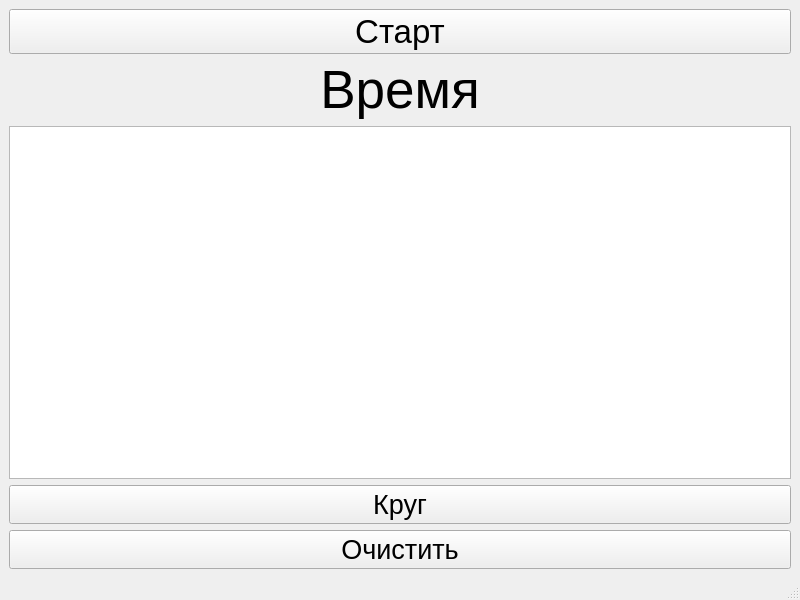
<?xml version="1.0" encoding="UTF-8"?>
<ui version="4.0">
 <class>MainWindow</class>
 <widget class="QMainWindow" name="MainWindow">
  <property name="geometry">
   <rect>
    <x>0</x>
    <y>0</y>
    <width>800</width>
    <height>600</height>
   </rect>
  </property>
  <property name="windowTitle">
   <string>MainWindow</string>
  </property>
  <widget class="QWidget" name="centralwidget">
   <layout class="QVBoxLayout" name="verticalLayout">
    <item>
     <widget class="QPushButton" name="pB_start">
      <property name="font">
       <font>
        <pointsize>25</pointsize>
       </font>
      </property>
      <property name="text">
       <string>Старт</string>
      </property>
     </widget>
    </item>
    <item>
     <widget class="QLabel" name="l_time">
      <property name="font">
       <font>
        <pointsize>40</pointsize>
       </font>
      </property>
      <property name="text">
       <string>Время</string>
      </property>
      <property name="alignment">
       <set>Qt::AlignCenter</set>
      </property>
     </widget>
    </item>
    <item>
     <widget class="QTextBrowser" name="tB_text">
      <property name="font">
       <font>
        <pointsize>15</pointsize>
       </font>
      </property>
     </widget>
    </item>
    <item>
     <widget class="QPushButton" name="pB_round">
      <property name="font">
       <font>
        <pointsize>20</pointsize>
       </font>
      </property>
      <property name="text">
       <string>Круг</string>
      </property>
     </widget>
    </item>
    <item>
     <widget class="QPushButton" name="pB_clear">
      <property name="font">
       <font>
        <pointsize>20</pointsize>
       </font>
      </property>
      <property name="text">
       <string>Очистить</string>
      </property>
     </widget>
    </item>
   </layout>
  </widget>
  <widget class="QMenuBar" name="menubar">
   <property name="geometry">
    <rect>
     <x>0</x>
     <y>0</y>
     <width>800</width>
     <height>25</height>
    </rect>
   </property>
  </widget>
  <widget class="QStatusBar" name="statusbar"/>
 </widget>
 <resources/>
 <connections>
  <connection>
   <sender>pB_clear</sender>
   <signal>clicked()</signal>
   <receiver>tB_text</receiver>
   <slot>clear()</slot>
   <hints>
    <hint type="sourcelabel">
     <x>161</x>
     <y>325</y>
    </hint>
    <hint type="destinationlabel">
     <x>471</x>
     <y>381</y>
    </hint>
   </hints>
  </connection>
  <connection>
   <sender>pB_clear</sender>
   <signal>clicked()</signal>
   <receiver>l_time</receiver>
   <slot>clear()</slot>
   <hints>
    <hint type="sourcelabel">
     <x>161</x>
     <y>325</y>
    </hint>
    <hint type="destinationlabel">
     <x>691</x>
     <y>117</y>
    </hint>
   </hints>
  </connection>
 </connections>
</ui>
